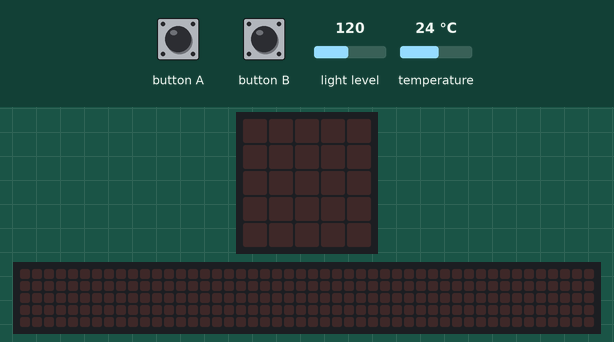
Bench run of a program on a simulated BBC micro:bit (MakeCode). Shown: the board's 5×5 LED display, a strip that is not on the board, showing the scrolling text unrolled. Inputs (shaded band) come from the test bench; at power-on: temperature 24 °C, light level 120. The 48×5 strip is a reading aid, not a part: it shows the text the display is scrolling, unrolled, one strip-width of it at a time.

Above: at 1.2 s.
1.3 s: button B pressed for 0.15 s
At 1.52 s:
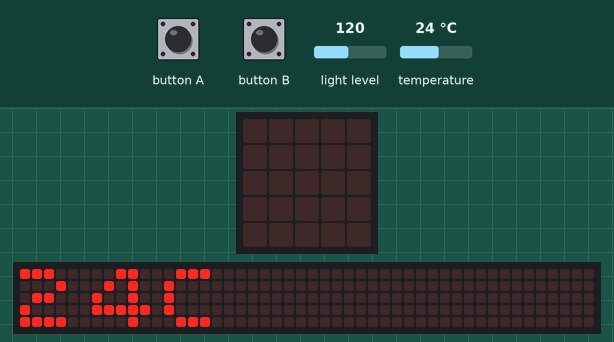
4.3 s: temperature set to 12 °C
At 5.23 s:
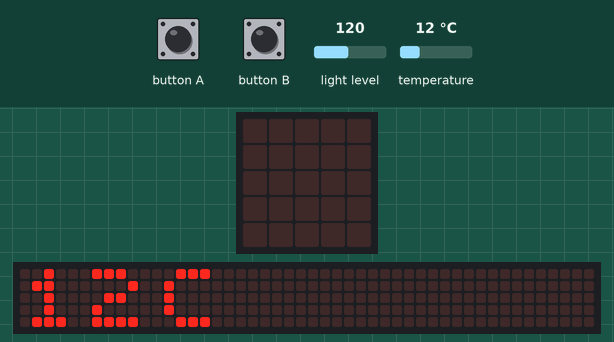
7.3 s: button A pressed for 0.15 s
10.3 s: button B pressed for 1 s
At 11.45 s:
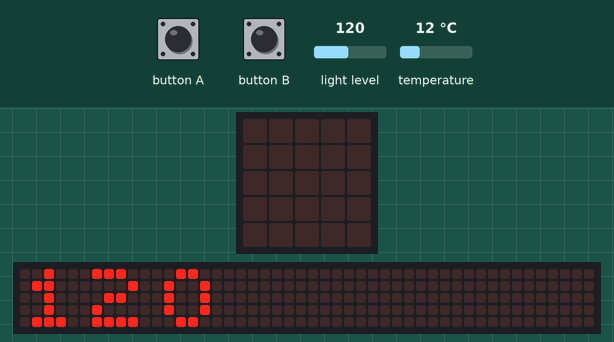
13.4 s: light level set to 5
At 16.1 s:
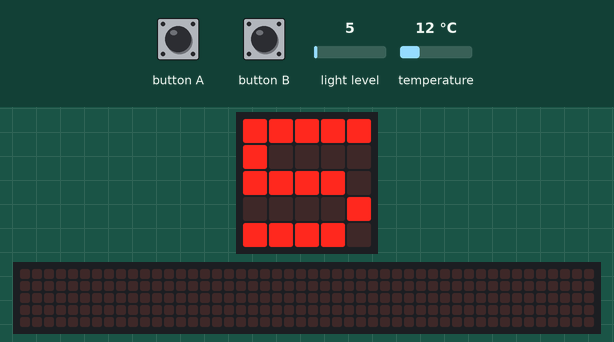
16.4 s: light level set to 64
At 19.09 s:
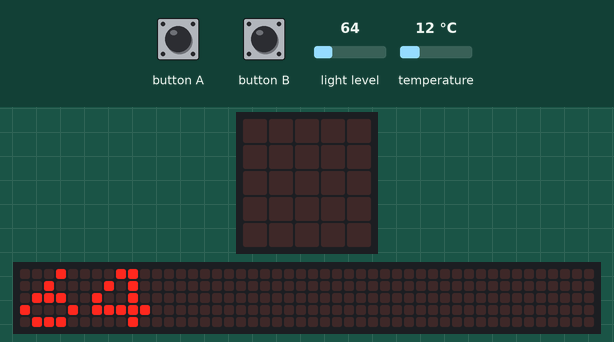

The program:

main.ts
```typescript
let height = 0
let sensor = 0
let number = true
basic.forever(function () {
    if (sensor == 0) {
        if (number) {
            height = input.temperature() * 5 / 50
        } else {
            basic.showString("" + input.temperature() + "C")
        }
    } else if (sensor == 1) {
        if (number) {
            height = input.lightLevel() * 5 / 255
        } else {
            basic.showString("" + input.lightLevel())
        }
    } else if (sensor == 2) {
        if (number) {
            height = input.soundLevel() * 5 / 255
        } else {
            basic.showString("" + input.soundLevel())
        }
    } else if (sensor == 3) {
        if (number) {
            height = Math.abs(input.compassHeading()) * 5 / 180
        } else {
            basic.showString("" + input.compassHeading())
        }
    }
})
basic.forever(function () {
    if (input.buttonIsPressed(Button.B)) {
        if (number) {
            number = false
        } else {
            number = true
        }
    }
    if (input.buttonIsPressed(Button.A)) {
        sensor += 1
        sensor = sensor % 4
        number = true
    }
    while (input.buttonIsPressed(Button.A) || input.buttonIsPressed(Button.B)) {

    }
})
basic.forever(function () {
    if (number) {
        if (height <= 0) {
            basic.showLeds(`
                . . . . .
                . . . . .
                . . . . .
                . . . . .
                . . . . .
                `)
        } else if (height == 1) {
            basic.showLeds(`
                . . . . .
                . . . . .
                . . . . .
                . . . . .
                # # # # #
                `)
        } else if (height == 2) {
            basic.showLeds(`
                . . . . .
                . . . . .
                . . . . .
                # # # # #
                # # # # #
                `)
        } else if (height == 3) {
            basic.showLeds(`
                . . . . .
                . . . . .
                # # # # #
                # # # # #
                # # # # #
                `)
        } else if (height == 4) {
            basic.showLeds(`
                . . . . .
                # # # # #
                # # # # #
                # # # # #
                # # # # #
                `)
        } else if (height >= 5) {
            basic.showLeds(`
                # # # # #
                # # # # #
                # # # # #
                # # # # #
                # # # # #
                `)
        }
    }
})
```

test.ts
```typescript
// les tests vont ici ; cela ne sera pas compilé si ce paquet est utilisé en tant qu'extension.
```

Measured:
- after the input at 1.3 s, the display: changes after 0.15 s (image 1)
- after the input at 10.3 s, the display: changes after 1.0 s (image 3)
- after the input at 16.4 s, the display: first changes after 0.06 s (image 5 shows a later state)
- what the display in image 5 shows lasts 0.4 s, from 18.9 s to 19.3 s
